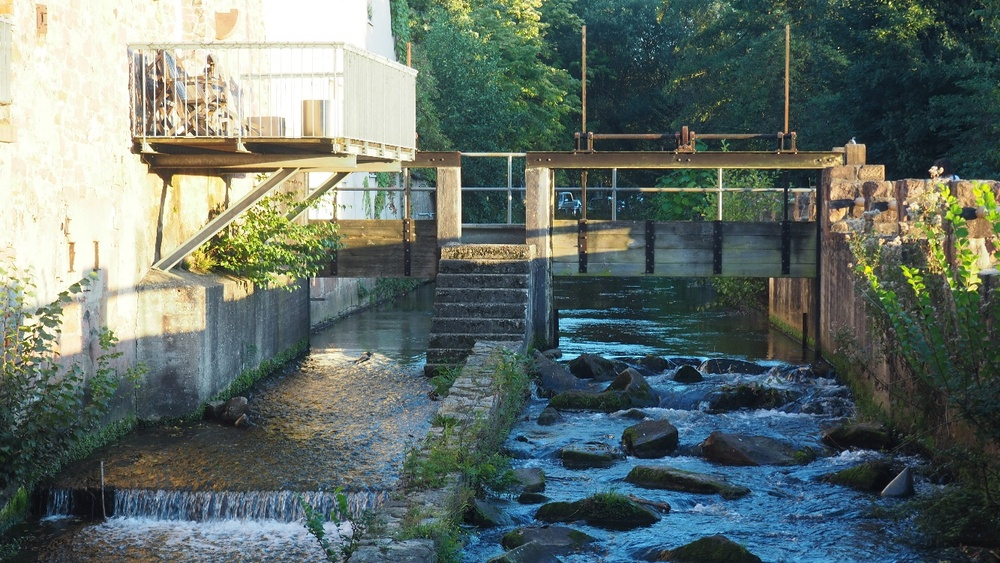
#> input picture images/image3.JPG, 1000 x 563 px, shrunk from 1333 x 750 before the run, found by its file name
$ python feature-matching-RATIO.py
#> lines starting #> are read from the running program, lines starting #| are printed output that depends on the picture
import cv2
import numpy as np
import matplotlib.pyplot as plt

# Load the images
image1 = cv2.imread('./images/image3.JPG')
#> image1 is the input picture: shape (563, 1000, 3); mean B, G, R 106.2, 111.8, 99.3
image2 = cv2.imread('./images/image4.JPG')
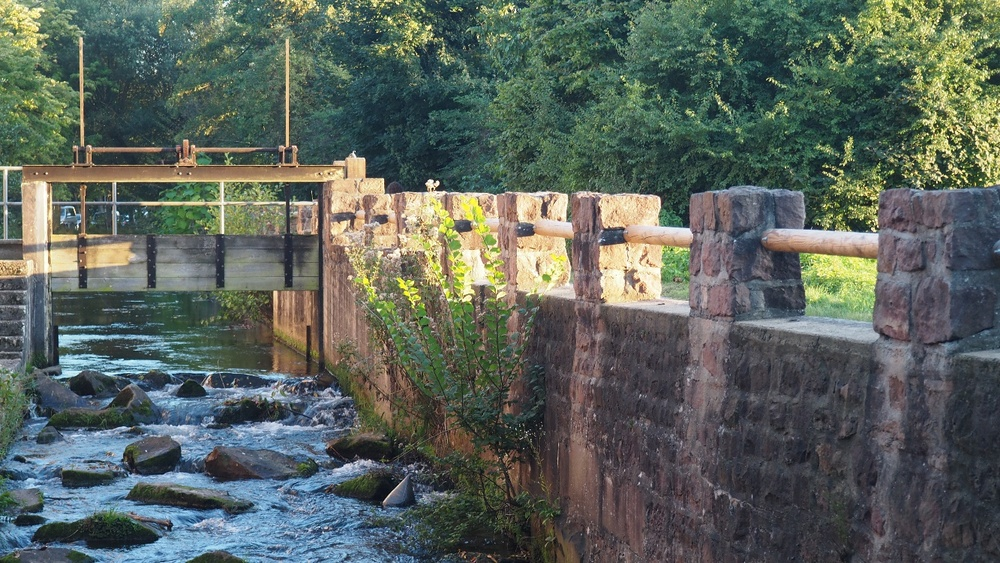
#> input picture images/image4.JPG, 1000 x 563 px, shrunk from 1333 x 750 before the run, found by its file name
#> image2 is the input picture: shape (563, 1000, 3); mean B, G, R 92.6, 99.9, 90.7

# Convert images to grayscale
gray1 = cv2.cvtColor(image1, cv2.IMREAD_GRAYSCALE)
gray2 = cv2.cvtColor(image2, cv2.IMREAD_GRAYSCALE)

# SIFT -----------------------------------------------------------------------
# Initialize the feature detector and extractor (e.g., SIFT)
sift = cv2.SIFT_create()

# Detect keypoints and compute descriptors for both images
keypoints1, descriptors1 = sift.detectAndCompute(gray1, None)
#> keypoints1 = 4720 keypoints; strongest (x, y, size): (942, 170, 2.9), (510, 198, 2.6), (314, 274, 2), (934, 170, 5.4)
keypoints2, descriptors2 = sift.detectAndCompute(gray2, None)
#> keypoints2 = 5988 keypoints; strongest (x, y, size): (437, 183, 2.9), (959, 182, 2.5), (967, 181, 1.8), (946, 176, 2.1)

# FLANN parameters
FLANN_INDEX_KDTREE = 1
index_params = dict(algorithm=FLANN_INDEX_KDTREE, trees=5)

# ORB -----------------------------------------------------------------------
#uncomment the lines of code to run ORB
# Initialize the feature detector and extractor (e.g., ORB)
#orb = cv2.ORB_create()

# Detect keypoints and compute descriptors for both images
#keypoints1, descriptors1 = orb.detectAndCompute(image1, None)
#keypoints2, descriptors2 = orb.detectAndCompute(image2, None)

#FLANN_INDEX_LSH = 6
#index_params= dict(algorithm = FLANN_INDEX_LSH,
# table_number = 6, # 12
# key_size = 12, # 20
# multi_probe_level = 1) #2
#-------------------------------------------------------------------------------

# SURF -----------------------------------------------------------------------
#uncomment the lines of code
# Initialize the feature detector and extractor (e.g., ORB)
#surf = cv2.SURF_create()

# Detect keypoints and compute descriptors for both images
#keypoints1, descriptors1 = surf.detectAndCompute(image1, None)
#keypoints2, descriptors2 = surf.detectAndCompute(image2, None)
#-------------------------------------------------------------------------------

# Initialize the feature matcher using brute-force matching
bf = cv2.BFMatcher()

# Match the descriptors using brute-force matching
#matches = bf.match(descriptors1, descriptors2)

#perform ratio test to get best matches and remove invalid
matches = bf.knnMatch(descriptors1,descriptors2,k=2)
#> matches = 4720 matches

# Apply ratio test
good = []
for m,n in matches:
    if m.distance < 0.75*n.distance:
        good.append(m);
#> after the loop, good = 571 matches

# Select the top N matches
num_matches =  len(good)
#> num_matches = 571
matches = sorted(good, key = lambda x:x.distance)
#> matches = 571 matches

# Extract matching keypoints
src_points = np.float32([keypoints1[match.queryIdx].pt for match in matches]).reshape(-1, 1, 2)
#> src_points = 571 rows, first 8: [650.4, 439.4], [804.5, 314.8], [795.9, 296.7], [629.7, 145.5], [811.9, 242.2], [863.8, 425], [771, 309.5], [811.1, 340.1]
dst_points = np.float32([keypoints2[match.trainIdx].pt for match in matches]).reshape(-1, 1, 2)
#> dst_points = 571 rows, first 8: [152.4, 456.1], [308.2, 327.6], [299.5, 309.6], [132.9, 159.3], [314.3, 254.6], [366.3, 435.4], [275.3, 322.1], [314.7, 352.2]

# Draw first 10 matches.
brute = cv2.drawMatches(image1,keypoints1,image2,keypoints2,matches[:10],None,flags=cv2.DrawMatchesFlags_NOT_DRAW_SINGLE_POINTS)
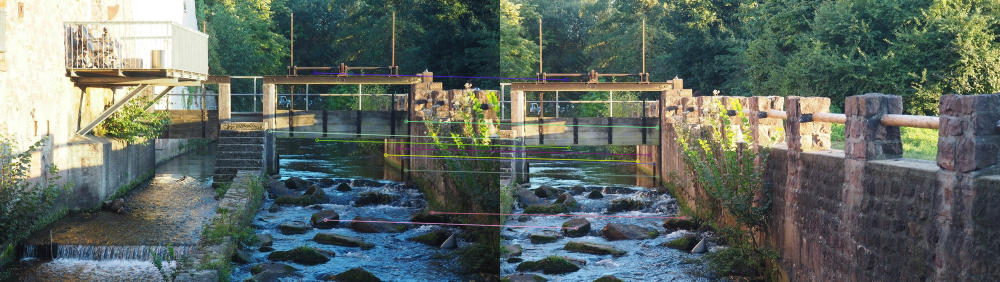
#> brute: shape (563, 2000, 3) (shown at 1/2 size); mean B, G, R 99.8, 106.3, 95.5
print('brute', len(matches))
#| brute 571

plt.title("BRUTE")
plt.imshow(brute),plt.show()

# Initialize the feature matcher using FLANN matching
search_params = dict(checks=50)
flann = cv2.FlannBasedMatcher(index_params, search_params)

matches_flann = flann.knnMatch(descriptors1,descriptors2,k=2)
#> matches_flann = 4720 matches

# Need to draw only good matches, so create a mask
matchesMask = [[0,0] for i in range(len(matches_flann))]
#> matchesMask = 4720 pairs, first value 0 to 0, second value 0 to 0

# ratio test as per Lowe's paper
for i,(m,n) in enumerate(matches_flann):
    if m.distance < 0.7*n.distance:
        matchesMask[i]=[1,0]
#> after the loop, matchesMask = 4720 pairs, first value 0 to 1, second value 0 to 0

draw_params = dict(matchColor = (0,255,0),
 singlePointColor = (255,0,0),
 matchesMask = matchesMask,
 flags = cv2.DrawMatchesFlags_DEFAULT)
#> draw_params = 4 items

img3 = cv2.drawMatchesKnn(image1,keypoints1,image2,keypoints2,matches_flann,None,**draw_params)
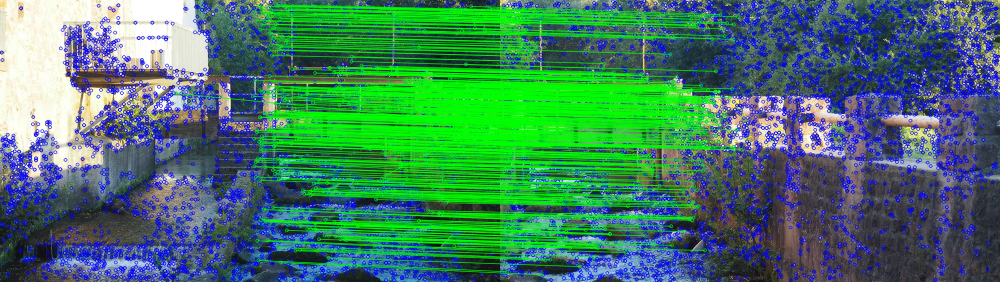
#> img3: shape (563, 2000, 3) (shown at 1/2 size); mean B, G, R 101.6, 122.1, 65.8
print('flann', len(matchesMask))
#| flann 4720
plt.title("FLANN")
plt.imshow(img3,),plt.show()
